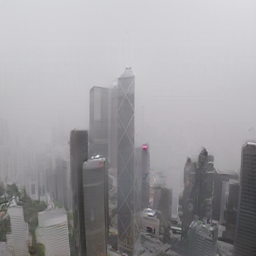
#> input picture hazy3.png, 256 x 256 px
$ python showdepth.py   (older library calls are emulated)
#> lines starting #> are read from the running program, lines starting #| are printed output that depends on the picture; pictures that were not available may be replaced by others from this repository, and a replacement may not be noted
import numpy as np
from skimage import io
import matplotlib.pyplot as plt
from mpl_toolkits.mplot3d import Axes3D

# generate some sample data
import scipy.misc
a = 0
beta = -0.01
H = io.imread('hazy3.png')
#> H is the input picture: shape (256, 256, 3); mean R, G, B 158.5, 157.1, 160.2
D = io.imread('clear3.png')
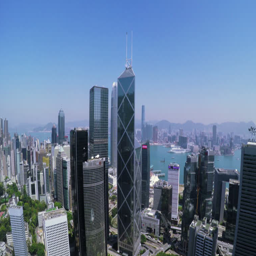
#> input picture clear3.png, 256 x 256 px
#> D is the input picture: shape (256, 256, 3); mean R, G, B 99.1, 121.9, 152.4
H_gray = io.imread('hazy.png', as_grey=True)
#> H_gray: shape (256, 256) float64; min 0.167, max 0.921, mean 0.618
D_gray = io.imread('clear.png', as_grey=True)
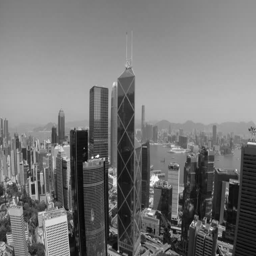
#> D_gray: shape (256, 256) float64; min 0.025, max 1, mean 0.468
# downscaling has a "smoothing" effect
# D = scipy.misc.imresize(D, 0.3, interp='cubic')
# create the x and y coordinate arrays (here we just use pixel indices)
xx, yy = np.mgrid[0:H.shape[0], 0:H.shape[1]]
dividend_r = -(np.log(H[:,:,0] - a) - np.log(D[:,:,0] - a))
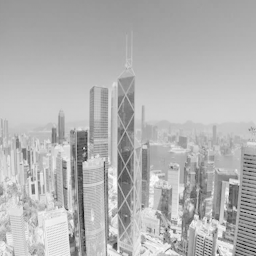
#> dividend_r: shape (256, 256) float16; min -3.13, max 0.523, mean -0.561; drawn with min black and max white
dividend_g = -(np.log(H[:,:,1] - a) - np.log(D[:,:,1] - a))
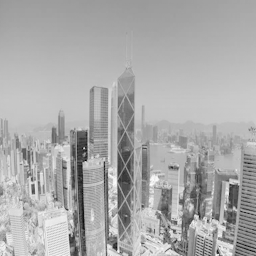
#> dividend_g: shape (256, 256) float16; min -2.12, max 0.551, mean -0.33; drawn with min black and max white
dividend_b = -(np.log(H[:,:,2] - a) - np.log(D[:,:,2] - a))
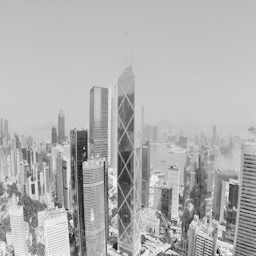
#> dividend_b: shape (256, 256) float16; min -1.76, max 0.555, mean -0.145; drawn with min black and max white
dividend_gray = -(np.log(H_gray*255 - a) - np.log(D_gray*255 - a))
'''
# create the figure
fig = plt.figure()
ax = fig.gca(projection='3d')
print(dividend_r)
#ax.plot_surface(xx, yy, H[:,:,0],rstride=1, cstride=1, cmap=plt.cm.coolwarm,linewidth=0)
ax.plot_surface(xx, yy, dividend_r / beta,rstride=1, cstride=1, cmap=plt.cm.coolwarm,linewidth=0)

# show it
plt.show()
print("R channel")
fig = plt.figure()
ax = fig.gca(projection='3d')
#ax.plot_surface(xx, yy, H[:,:,1],rstride=1, cstride=1, cmap=plt.cm.coolwarm,linewidth=0)
ax.plot_surface(xx, yy, dividend_g / beta,rstride=1, cstride=1, cmap=plt.cm.coolwarm,linewidth=0)
plt.show()
print("G channel")
fig = plt.figure()
ax = fig.gca(projection='3d')
#ax.plot_surface(xx, yy, H[:,:,2],rstride=1, cstride=1, cmap=plt.cm.coolwarm,linewidth=0)
ax.plot_surface(xx, yy, dividend_b / beta,rstride=1, cstride=1, cmap=plt.cm.coolwarm,linewidth=0)
plt.show()
print("B channel")
'''
fig = plt.figure()
#> (the run stopped early here; a loop or call above may not have finished)
